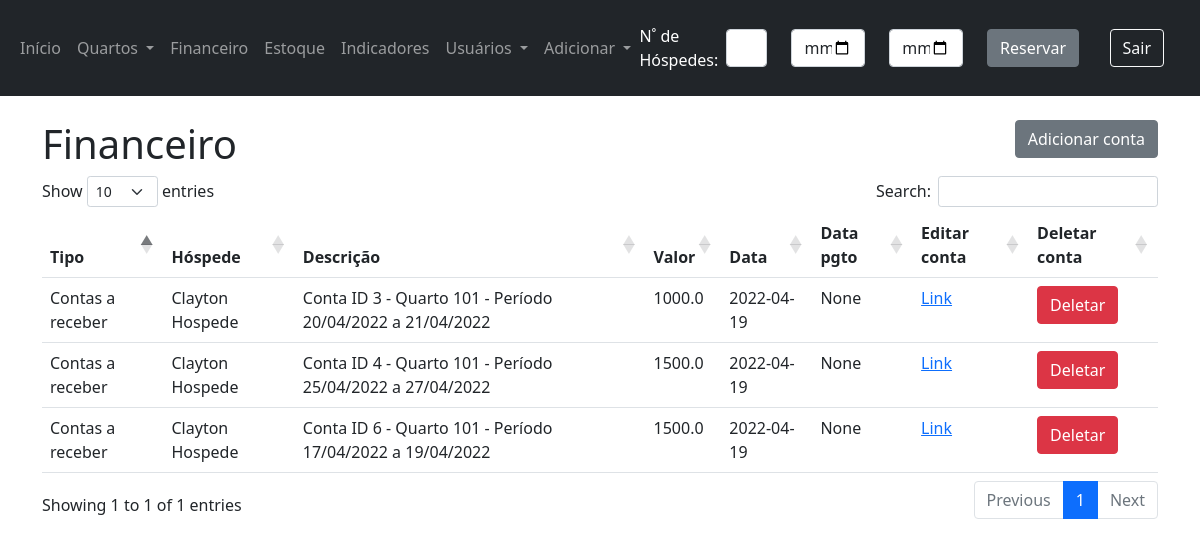
/listar-contas (signed in), run on the app's committed database.
### app/models.py (models this page shows)
class Account(db.Model):
    __tablename__ = 'Account'
    id = db.Column(db.Integer, primary_key=True)
    tipo = db.Column(db.String(20))
    hotel_id = db.Column(db.Integer, db.ForeignKey('Hotels.id'))
    guest_id = db.Column(db.Integer, db.ForeignKey('guests.id'))
    reservation_id = db.Column(db.Integer, db.ForeignKey('reservation.id'))
    descricao = db.Column(db.String(30))
    valor = db.Column(db.Float)
    data_cadastro = db.Column(db.Date, default=dt.now())
    data_pgto = db.Column(db.Date)

class Guest(db.Model):
    __tablename__ = 'guests'
    id = db.Column(db.Integer, primary_key=True)
    hotel_id = db.Column(db.Integer, db.ForeignKey('Hotels.id'))
    address_id = db.Column(db.Integer, db.ForeignKey('Addresses.id'))
    name = db.Column(db.String(50))
    email = db.Column(db.String(50))
    phone = db.Column(db.String(20))
    cpf = db.Column(db.String(15))
    birthday = db.Column(db.DateTime)

### app/views.py (the view)
@app.route('/listar-contas', methods=['GET', 'POST'])
@login_required
def listar_conta_endpoint():
    user_id = g.user.get_id()
    return listar_contas(user_id)

### app/forms.py
class VerificarDisponibilidade(FlaskForm):
    total_guests = IntegerField('Quantidade de héspedes', validators=[DataRequired()])
    check_in = DateField('Data Entrada', validators=[DataRequired()])
    check_out = DateField('Data Saída', validators=[DataRequired()])
    submeter = SubmitField('Reservar')

### app/models.py (called while the page is built)
    def get_id(self):
        return self.id

    def get_profile(self):
        return self.profile

    def get_hotel_id(self):
        return self.hotel_id

### app/scripts/financeiro.py (called while the page is built)
def listar_contas(user_id):
    user = User.query.filter_by(id=user_id).first()
    hospedes = Guest.query.order_by(Guest.id)
    hoteis = Hotels.query.filter_by(id=user.hotel_id).order_by(Hotels.created_at)
    if user.hotel_id is None:
        hoteis = Hotels.query.filter_by(user_id=user_id).order_by(Hotels.created_at)
    hoteis_id = [hotel.id for hotel in hoteis]
    hotel_choices = dict([(hotel.id, hotel.name) for hotel in hoteis])
    guest_choices = dict([(hospede.id, hospede.name) for hospede in hospedes if hospede.hotel_id in hoteis_id])
    contas = Account.query.filter(Account.hotel_id.in_(hoteis_id)).order_by(Account.id)
    return render_template('lista_contas.html',
                           contas=contas,
                           hotel_choices=hotel_choices,
                           guest_choices=guest_choices,
                           )

### app/views.py (called while the page is built)
@login_manager.user_loader
def load_user(id):
    return User.query.get(int(id))

@app.before_request
def before_request():
    g.user = current_user

@app.context_processor
def navbar():
    form_reserva = VerificarDisponibilidade()
    return dict(form_reserva=form_reserva)

### app/templates/lista_contas.html (shortened to what this page needs)
{% extends 'base.html' %}
{% block content %}
    <div class="mt-4">
        <h1 style="display: inline-block;">Financeiro</h1>
        <a href="{{ url_for('adicionar_conta_endpoint') }}">
            <button type="button" class="btn btn-secondary" data-bs-dismiss="modal"
                    style="float: right">Adicionar conta
            </button>
        </a>
        <br>
    </div>
    <table id="tabela" class="table table-hover">
        <thead>
        <tr>
            <th>Tipo</th>
            <th>Hóspede</th>
            <th>Descrição</th>
            <th>Valor</th>
            <th>Data</th>
            <th>Data pgto</th>
            <th>Editar conta</th>
            <th>Deletar conta</th>
        </tr>
        </thead>
        <tbody>
        {% for conta in contas %}
            <tr>
                <td>{{ conta.tipo }}</td>
                <td>{{ guest_choices[conta.guest_id] }}</td>
                <td>{{ conta.descricao }}</td>
                <td>{{ conta.valor }}</td>
                <td>{{ conta.data_cadastro }}</td>
                <td>{{ conta.data_pgto }}</td>
                <td><a href="{{ url_for('editar_conta_endpoint', id=conta.id) }}">Link</a></td>
            <td>
                    <button type="button" class="btn btn-danger" data-bs-toggle="modal"
                            data-bs-target="#Modal_{{ conta.id }}"
                            value="{{ conta.id }}" id="user_{{ conta.id }}">
                        Deletar
                    </button>
                </td>
            </tr>
            </tbody>
        {% endfor %}
    </table>
{% endblock %}

### data on the page
Account: tipo "Contas a receber", descricao "Conta ID 3 - Quarto 101 - Período 20/04/2022 a 21/04/2022", valor "1000.0", data_cadastro "2022-04-19", data_pgto "None", {{ conta.id }} 1 (drawn)
Guest: name "Clayton Hospede"
Account: tipo "Contas a receber", descricao "Conta ID 4 - Quarto 101 - Período 25/04/2022 a 27/04/2022", valor "1500.0", data_cadastro "2022-04-19", data_pgto "None", {{ conta.id }} 2 (drawn)
Account: tipo "Contas a receber", descricao "Conta ID 6 - Quarto 101 - Período 17/04/2022 a 19/04/2022", valor "1500.0", data_cadastro "2022-04-19", data_pgto "None", {{ conta.id }} 3 (drawn)
